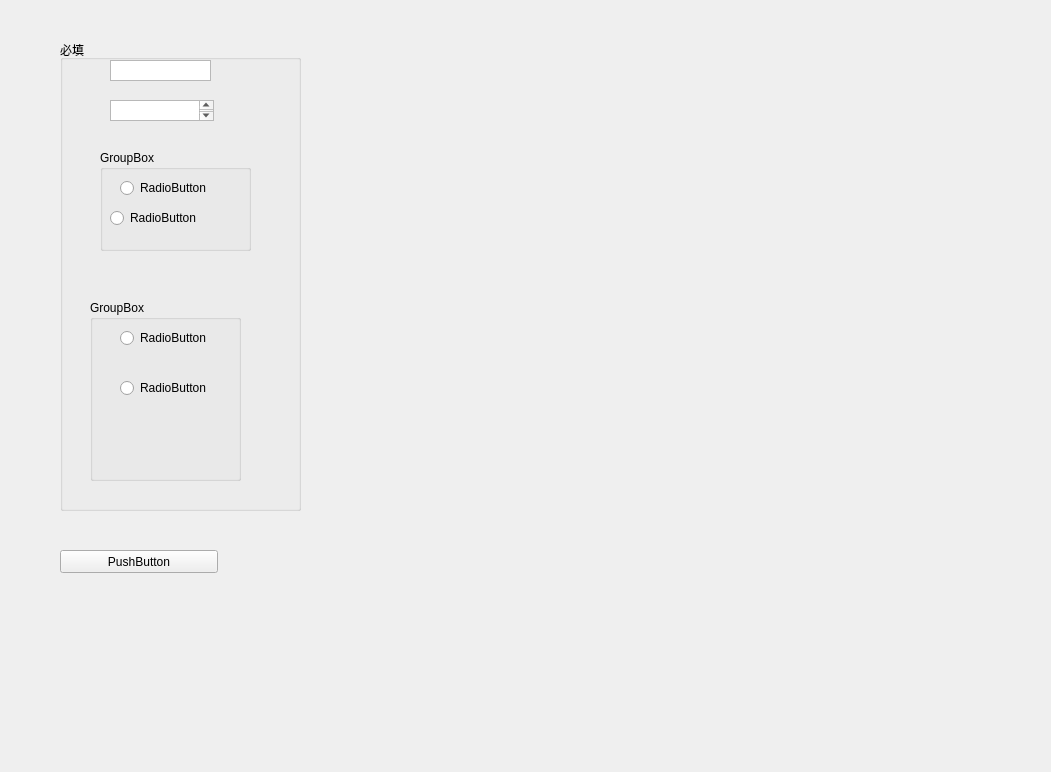
<?xml version="1.0" encoding="UTF-8"?>
<ui version="4.0">
 <class>window_proj</class>
 <widget class="QMainWindow" name="window_proj">
  <property name="geometry">
   <rect>
    <x>0</x>
    <y>0</y>
    <width>1051</width>
    <height>772</height>
   </rect>
  </property>
  <property name="windowTitle">
   <string>Proj</string>
  </property>
  <property name="animated">
   <bool>false</bool>
  </property>
  <widget class="QWidget" name="centralwidget">
   <widget class="QGroupBox" name="gbox_must">
    <property name="geometry">
     <rect>
      <x>60</x>
      <y>40</y>
      <width>241</width>
      <height>471</height>
     </rect>
    </property>
    <property name="title">
     <string>必填</string>
    </property>
    <property name="flat">
     <bool>true</bool>
    </property>
    <widget class="QListWidget" name="listWidget">
     <property name="geometry">
      <rect>
       <x>50</x>
       <y>20</y>
       <width>101</width>
       <height>21</height>
      </rect>
     </property>
    </widget>
    <widget class="QGroupBox" name="gbox_even">
     <property name="geometry">
      <rect>
       <x>30</x>
       <y>260</y>
       <width>151</width>
       <height>181</height>
      </rect>
     </property>
     <property name="title">
      <string>GroupBox</string>
     </property>
     <widget class="QRadioButton" name="radioButton">
      <property name="geometry">
       <rect>
        <x>30</x>
        <y>30</y>
        <width>86</width>
        <height>16</height>
       </rect>
      </property>
      <property name="text">
       <string>RadioButton</string>
      </property>
     </widget>
     <widget class="QRadioButton" name="radioButton_2">
      <property name="geometry">
       <rect>
        <x>30</x>
        <y>80</y>
        <width>86</width>
        <height>16</height>
       </rect>
      </property>
      <property name="text">
       <string>RadioButton</string>
      </property>
     </widget>
    </widget>
    <widget class="QGroupBox" name="gbox_ampli">
     <property name="geometry">
      <rect>
       <x>40</x>
       <y>110</y>
       <width>151</width>
       <height>101</height>
      </rect>
     </property>
     <property name="title">
      <string>GroupBox</string>
     </property>
     <widget class="QRadioButton" name="radioButton_6">
      <property name="geometry">
       <rect>
        <x>20</x>
        <y>30</y>
        <width>86</width>
        <height>16</height>
       </rect>
      </property>
      <property name="text">
       <string>RadioButton</string>
      </property>
     </widget>
     <widget class="QRadioButton" name="radioButton_5">
      <property name="geometry">
       <rect>
        <x>10</x>
        <y>60</y>
        <width>86</width>
        <height>16</height>
       </rect>
      </property>
      <property name="text">
       <string>RadioButton</string>
      </property>
     </widget>
    </widget>
    <widget class="QTextEdit" name="textEdit">
     <property name="geometry">
      <rect>
       <x>50</x>
       <y>60</y>
       <width>104</width>
       <height>21</height>
      </rect>
     </property>
    </widget>
   </widget>
   <widget class="QPushButton" name="pbtn_run">
    <property name="geometry">
     <rect>
      <x>60</x>
      <y>550</y>
      <width>158</width>
      <height>23</height>
     </rect>
    </property>
    <property name="text">
     <string>PushButton</string>
    </property>
   </widget>
  </widget>
  <widget class="QMenuBar" name="menuBar">
   <property name="geometry">
    <rect>
     <x>0</x>
     <y>0</y>
     <width>1051</width>
     <height>30</height>
    </rect>
   </property>
  </widget>
 </widget>
 <resources/>
 <connections/>
</ui>
